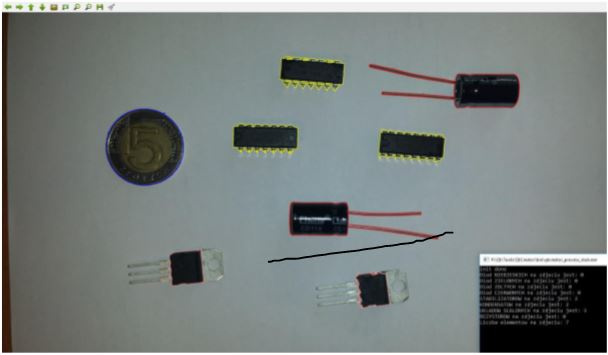
//> input picture 1.JPG, 608 x 355 px
$ ./main   (built with g++ and OpenCV 4)
//> lines starting //> are read from the running program, lines starting //| are printed output that depends on the picture; after the words box and inside, x2 and y2 are one past the last pixel; in counts of white or black regions, pixels touching at a corner belong together
#include <iostream>
#include <stdlib.h>
#include <stdio.h>
#include <string>
#include <vector>

#include <opencv2/opencv.hpp>
#include <opencv2/highgui/highgui.hpp>
#include <opencv2/imgproc/imgproc.hpp>

using namespace std;
using namespace cv;

bool Porownanie_konturow(vector<Point> kontur1, vector<Point> kontur2){
    double i = fabs(contourArea(Mat(kontur1)));
    double j = fabs(contourArea(Mat(kontur2)));
    return(i<j);
}

int main()
{
    //Wczytanie zdjecia
    string zmienna = "Zdjecia/1.jpg";

    Mat zdjecie;
    zdjecie = imread(zmienna);
//> zdjecie is the input picture: 355 rows x 608 cols, CV_8UC3; mean B, G, R 124.8, 126.5, 119.6

    //Utworzenie kopi zapasowej zdjecia
    Mat kopia_zapasowa;
    kopia_zapasowa = zdjecie.clone();

    //Utworzenie kopi na ktorej bede pracowal
    Mat robocze;
    robocze = zdjecie.clone();

    //Przejscie na skale szarosci
    cvtColor(robocze,robocze,CV_BGR2GRAY);

    //Progowanie adaptacyjne
    adaptiveThreshold(robocze,robocze,255,CV_ADAPTIVE_THRESH_GAUSSIAN_C,THRESH_BINARY,231,5);
//> robocze: 355 rows x 608 cols, CV_8UC1; 52.3% white; 68 black regions (50 under 20 px), largest, box (x1, y1, x2, y2) and area: (2, 11, 607, 353) 86026, (105, 108, 184, 186) 4803, (267, 201, 454, 263) 3080

    //konstrukcja kolowej maski do otwarcia morfologicznego
    Mat maska;
    maska = getStructuringElement(CV_SHAPE_ELLIPSE,Size(7,7));

    //Utworzenie kopi sprogowanego obrazu
    Mat robocze2;
    robocze2 = robocze.clone();

    //Otwarcie morfologiczne
    morphologyEx(robocze2,robocze2,MORPH_OPEN,maska);
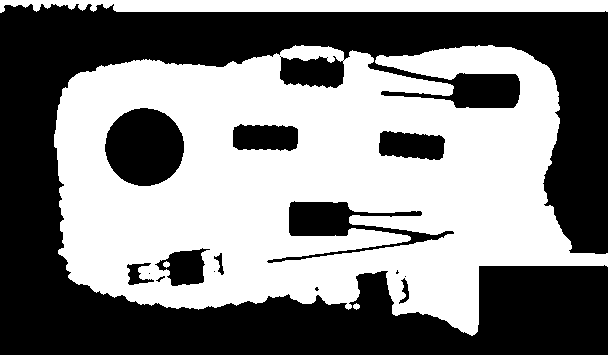
//> robocze2: 355 rows x 608 cols, CV_8UC1; 50.4% white; 15 black regions (5 under 20 px)

    // pomocnicze
    Mat pomocnicze;
    pomocnicze = robocze2.clone();

    //Znajdowanie konturow
    vector<vector<Point> > kontur;
    findContours(robocze2,kontur,CV_RETR_LIST,CV_CHAIN_APPROX_SIMPLE);
//> kontur = 22 contours, 8 with area under 20; largest, box (x1, y1, x2, y2) and area: (54, 45, 608, 336) 115406, (0, 0, 608, 13) 6096, (104, 107, 185, 187) 4926, (266, 200, 455, 264) 3614, (279, 55, 345, 89) 1723

    //Stworzenie licznikow i ich incjalizacja
    int licznik_konturow;
    int licznik_diod;
    int liczba_diod_zielonych, liczba_diod_czerwonych, liczba_diod_zoltych, liczba_diod_niebieskich;
    int liczba_rezystorow, liczba_uscalonych, liczba_stabilizatorow, liczba_kondensatorow;
    licznik_konturow=0;
    licznik_diod=0;

    liczba_diod_czerwonych=0;
    liczba_diod_niebieskich=0;
    liczba_diod_zielonych=0;
    liczba_diod_zoltych=0;

    liczba_rezystorow=0;
    liczba_stabilizatorow=0;
    liczba_uscalonych=0;
    liczba_kondensatorow=0;

    //Rysowanie wszystkich konturow ,niezbedne do stworzenia maski na potrzeby wykrycia kondesatorow
    for(int i=1; i<kontur.size(); i++){
        double powierzchnia_konturu = contourArea(kontur[i]);
        if(powierzchnia_konturu>300){
            //drawContours(zdjecie,kontur,i,Scalar(0,0,255),2,7);  // rysowanie wszystkich wykrytych konturow
            licznik_konturow++;
        }
    }
//> this loop made 21 passes
//> powierzchnia_konturu on passes 1 to 8: 16, 143, 2, 30, 2, 2, 11.5, 339
//> after the loop, licznik_konturow = 9

    //Sortowanie konturow
    sort(kontur.begin(),kontur.end(),Porownanie_konturow);
//> in Porownanie_konturow, `double i = fabs(contourArea(Mat(kontur1)));`: i = 16
//> in Porownanie_konturow, `double j = fabs(contourArea(Mat(kontur2)));`: j = 1324

    //tworzenie maski na podstawie konturow na obrazie do wykrywania kondesatorow
    Mat mask = Mat::zeros(pomocnicze.rows,pomocnicze.cols,CV_8UC1);
    for(int i=2;i<licznik_konturow+2;i++){
        drawContours( mask, kontur,kontur.size()-i, Scalar(255,0,0), CV_FILLED );
    }
//> this loop made 9 passes
//> mask: 355 rows x 608 cols, CV_8UC1; 10.7% white; 9 white regions, largest, box (x1, y1, x2, y2) and area: (0, 0, 608, 13) 6738, (104, 107, 185, 187) 5038, (266, 200, 455, 264) 4022
    //tworzenie kopi obrazu na ktory wklejam elementy, biale tlo
    Mat kopia(pomocnicze.rows,pomocnicze.cols,CV_8UC3);
    kopia.setTo(Scalar(255,255,255));

    //Wklejenie obrazu do kopi
    kopia_zapasowa.copyTo(kopia,mask);
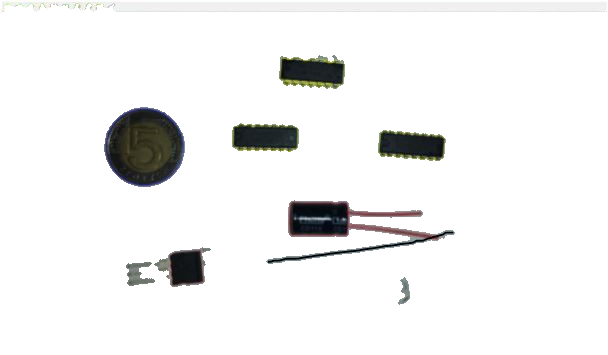
//> kopia: 355 rows x 608 cols, CV_8UC3; mean B, G, R 239.6, 240, 239.9

    //indeks konturu 5zl
    int indeks;
    indeks=0;

    //Analiza kontorow przy uzyciu wspolczynnika Malinowskiej znajdowanie 5zl, skali
    for(int i=0; i<kontur.size(); i++){
        double S = contourArea(kontur[i]);
        double L = arcLength(kontur[i], true);
        double M;
        M = L/(2*sqrt(M_PI*S))-1;
        if((S>100)&&(M<=0.25)&&(i!=kontur.size()-1)){
            indeks=i;
        }
    }
//> this loop made 22 passes
//> (S, L, M) on passes 1 to 8: (2, 5.66, 0.128), (2, 5.66, 0.128), (2, 5.66, 0.128), (2, 5.66, 0.128), (2, 5.66, 0.128), (2, 5.66, 0.128), (11.5, 13.9, 0.156), (16, 15.31, 0.08)

    //Za skale obieram pole 5zl
    double skala;
    skala = contourArea(kontur[indeks]);
//> skala = 4925.5

    //Rysowanie konturu 5zl
    drawContours(zdjecie,kontur,indeks,Scalar(255,0,0),2,7);
//> zdjecie: 355 rows x 608 cols, CV_8UC3; 0.4% of pixels changed, all inside (x1, y1, x2, y2) = (103, 106, 186, 188)

    for(int i=0; i<kontur.size(); i++){
        double S = contourArea(kontur[i]);
        double L = arcLength(kontur[i], true);
        double M;
        M = L/(2*sqrt(M_PI*S))-1;
        if((S>100)&&((M*1000)<=5500)&&(4000<=(M*1000)&&(90000<skala*10000/S)&&(skala*10000/S<1500000))){
            drawContours(zdjecie,kontur,i,Scalar(255,255,255),2,7);  //rezystory
            liczba_rezystorow++;
        }
        if((S>100)&&((M*1000)<=2200)&&(500<=(M*1000))&&(27000<skala*10000/S)&&(skala*10000/S<37000)){
            drawContours(zdjecie,kontur,i,Scalar(0,255,255),2,7); //uklady scalone
            liczba_uscalonych++;
        }
    }
//> after the loop, liczba_rezystorow = 0; liczba_uscalonych = 0

    //utworznie okna
    string nazwa_okna[] = {"Wyswietlacz1","Wyswielacz2","Wyswietlacz3"};
    namedWindow(nazwa_okna[0],CV_WINDOW_AUTOSIZE);


    //Zlczanie niebieskich diod
    Mat zdjecieHSV_diody_niebieskie;
    Mat diody_niebieskie,diody_niebieskie2;
    zdjecieHSV_diody_niebieskie=kopia_zapasowa.clone();
    cvtColor(kopia_zapasowa,zdjecieHSV_diody_niebieskie,COLOR_BGR2HSV);
//> zdjecieHSV_diody_niebieskie: 355 rows x 608 cols, CV_8UC3; mean H, S, V 72.7, 26.4, 128.7
    inRange(zdjecieHSV_diody_niebieskie,Scalar(83,80,25),Scalar(120,255,255),diody_niebieskie);
//> diody_niebieskie: 355 rows x 608 cols, CV_8UC1; 1% white; 126 white regions (101 under 20 px)

    vector<vector<Point> > kontury_diody_niebieskie;
    diody_niebieskie2 = diody_niebieskie.clone();
    findContours(diody_niebieskie,kontury_diody_niebieskie,CV_RETR_LIST,CV_CHAIN_APPROX_SIMPLE);
//> kontury_diody_niebieskie = 141 contours, 127 with area under 20; largest, box (x1, y1, x2, y2) and area: (294, 213, 346, 233) 338, (362, 277, 380, 303) 152, (129, 108, 176, 125) 102, (109, 159, 157, 186) 80, (175, 125, 184, 158) 55

    for(int i=1; i<kontury_diody_niebieskie.size(); i++){
        double S = contourArea(kontury_diody_niebieskie[i]);
        double L = arcLength(kontury_diody_niebieskie[i], true);
        double M;
        M = L/(2*sqrt(M_PI*S))-1;
        if((S>100)&&(70000<skala*10000/S)&&(skala*10000/S<150000)&&!(skala*10000/S<60000)&&((150<=(M*1000)&&((M*1000)<=2000)))){
            drawContours(zdjecie,kontury_diody_niebieskie,i,Scalar(150,150,255),2,7);
            liczba_diod_niebieskich++;
        }
    }
//> this loop made 140 passes
//> (S, L, M) on passes 1 to 8: (0, 2, inf), (1, 6.83, 0.926), (0, 0, nan), (0, 2, inf), (0.5, 5.41, 1.16), (0, 4, inf), (0, 0, nan), (0, 2, inf)
//> after the loop, liczba_diod_niebieskich = 0
    cout << "Diod NIEBIESKICH na zdjeciu jest: " << liczba_diod_niebieskich <<endl;
//| Diod NIEBIESKICH na zdjeciu jest: 0


    //Zlczanie zielonych diod
    Mat zdjecieHSV_diody_zielone;
    Mat diody_zielone,diody_zielone2;
    zdjecieHSV_diody_zielone=kopia_zapasowa.clone();
    cvtColor(kopia_zapasowa,zdjecieHSV_diody_zielone,COLOR_BGR2HSV);
    inRange(zdjecieHSV_diody_zielone,Scalar(50,90,55),Scalar(80,255,200),diody_zielone);
//> diody_zielone: 355 rows x 608 cols, CV_8UC1; every value is 0

    vector<vector<Point> > kontury_diody_zielone;
    diody_zielone2 = diody_zielone.clone();
    findContours(diody_zielone,kontury_diody_zielone,CV_RETR_LIST,CV_CHAIN_APPROX_SIMPLE);
//> kontury_diody_zielone = 0 contours

    for(int i=1; i<kontury_diody_zielone.size(); i++){
        double S = contourArea(kontury_diody_zielone[i]);
        double L = arcLength(kontury_diody_zielone[i], true);
        double M;
        M = L/(2*sqrt(M_PI*S))-1;
        if((S>100)&&(70000<skala*10000/S)&&(skala*10000/S<150000)&&!(skala*10000/S<60000)&&((150<=(M*1000)&&((M*1000)<=2000)))){
            drawContours(zdjecie,kontury_diody_zielone,i,Scalar(150,150,255),2,7);
            liczba_diod_zielonych++;
        }
    }
//> this loop made 0 passes
//> after the loop, liczba_diod_zielonych = 0
    cout << "Diod ZIELONYCH na zdjeciu jest: " << liczba_diod_zielonych <<endl;
//| Diod ZIELONYCH na zdjeciu jest: 0


    //Zlczanie ZOLTYCH diod
    Mat zdjecieHSV_diody_zolte;
    Mat diody_zolte,diody_zolte2;
    zdjecieHSV_diody_zolte=kopia_zapasowa.clone();
    cvtColor(kopia_zapasowa,zdjecieHSV_diody_zolte,COLOR_BGR2HSV);
    inRange(zdjecieHSV_diody_zolte,Scalar(20,130,85),Scalar(45,255,220),diody_zolte);
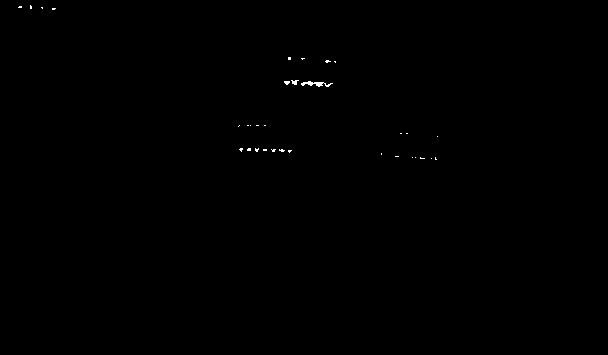
//> diody_zolte: 355 rows x 608 cols, CV_8UC1; 0.13% white in thin lines or dots, all inside (x1, y1, x2, y2) = (18, 5, 438, 160)

    vector<vector<Point> > kontury_diody_zolte;
    diody_zolte2 = diody_niebieskie.clone();
    findContours(diody_zolte,kontury_diody_zolte,CV_RETR_LIST,CV_CHAIN_APPROX_SIMPLE);
//> kontury_diody_zolte = 33 contours, 32 with area under 20; largest, box (x1, y1, x2, y2) and area: (301, 81, 333, 87) 55

    for(int i=1; i<kontury_diody_zolte.size(); i++){
        double S = contourArea(kontury_diody_zolte[i]);
        double L = arcLength(kontury_diody_zolte[i], true);
        double M;
        M = L/(2*sqrt(M_PI*S))-1;
        if((S>100)&&(70000<skala*10000/S)&&(skala*10000/S<150000)&&!(skala*10000/S<60000)&&((150<=(M*1000)&&((M*1000)<=2000)))){
            drawContours(zdjecie,kontury_diody_zolte,i,Scalar(150,150,255),2,7);
            liczba_diod_zoltych++;
        }
    }
//> this loop made 32 passes
//> (S, L, M) on passes 1 to 8: (0.5, 5.41, 1.16), (0.5, 9.41, 2.76), (0, 0, nan), (0, 0, nan), (0, 6, inf), (0, 2, inf), (3.5, 8.24, 0.243), (5.5, 13.07, 0.572)
//> after the loop, liczba_diod_zoltych = 0
    cout << "Diod ZOLTYCH na zdjeciu jest: " << liczba_diod_zoltych <<endl;
//| Diod ZOLTYCH na zdjeciu jest: 0


    //Zlczanie CZERWONYCH diod
    Mat zdjecieHSV_diody_czerwone;
    Mat diody_czerwone,diody_czerwone2;
    zdjecieHSV_diody_czerwone=kopia_zapasowa.clone();
    cvtColor(kopia_zapasowa,zdjecieHSV_diody_czerwone,COLOR_BGR2HSV);
    inRange(zdjecieHSV_diody_czerwone,Scalar(10,5,10),Scalar(150,255,190),diody_czerwone);
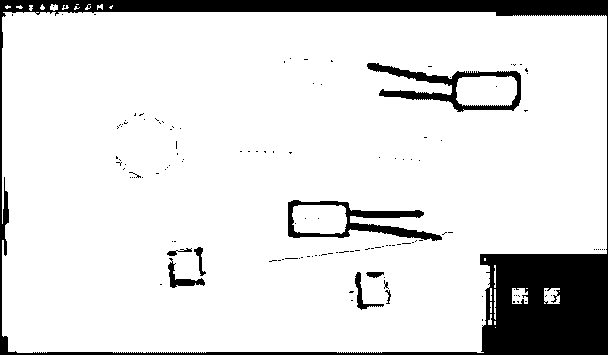
//> diody_czerwone: 355 rows x 608 cols, CV_8UC1; 87.4% white; 133 black regions (123 under 20 px)

    vector<vector<Point> > kontury_diody_czerwone;
    diody_czerwone2 = diody_czerwone.clone();
    findContours(diody_czerwone,kontury_diody_czerwone,CV_RETR_LIST,CV_CHAIN_APPROX_SIMPLE);
//> kontury_diody_czerwone = 199 contours, 180 with area under 20; largest, box (x1, y1, x2, y2) and area: (2, 12, 607, 353) 192002, (366, 62, 522, 113) 3970, (287, 199, 443, 242) 3607, (456, 76, 517, 106) 1590, (292, 205, 347, 234) 1396

    for(int i=1; i<kontury_diody_czerwone.size(); i++){
        double S = contourArea(kontury_diody_czerwone[i]);
        double L = arcLength(kontury_diody_czerwone[i], true);
        double M;
        M = L/(2*sqrt(M_PI*S))-1;
        if((S>100)&&(70000<skala*10000/S)&&(skala*10000/S<150000)&&!(skala*10000/S<60000)&&((150<=(M*1000)&&((M*1000)<=1500)))){
            drawContours(zdjecie,kontury_diody_czerwone,i,Scalar(150,150,255),2,7);
            liczba_diod_czerwonych++;
        }
    }
//> this loop made 198 passes
//> (S, L, M, liczba_diod_czerwonych) on pass 42: (372.5, 139.2, 1.03, 1)
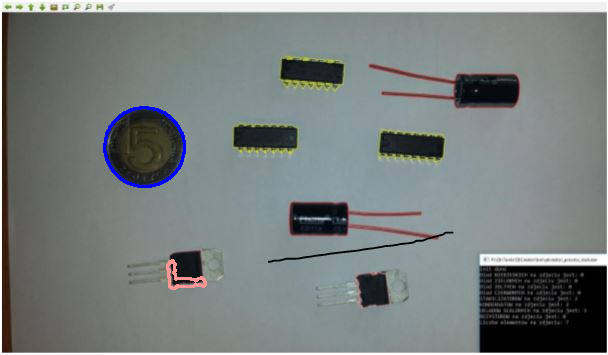
//> zdjecie: 355 rows x 608 cols, CV_8UC3; mean B, G, R 125.4, 126.2, 119.6
//> after the loop, liczba_diod_czerwonych = 1
    cout << "Diod CZERWONYCH na zdjeciu jest: " << liczba_diod_czerwonych <<endl;
//| Diod CZERWONYCH na zdjeciu jest: 1

    //zliczanie stabilizatorow
    Mat zdjecieHSV_stabilizator;
    Mat stabilizator,stabilizator2;
    zdjecieHSV_stabilizator=kopia_zapasowa.clone();
    cvtColor(kopia_zapasowa,zdjecieHSV_stabilizator,COLOR_BGR2HSV);
    inRange(zdjecieHSV_stabilizator,Scalar(0,0,50),Scalar(255,85,255),stabilizator);
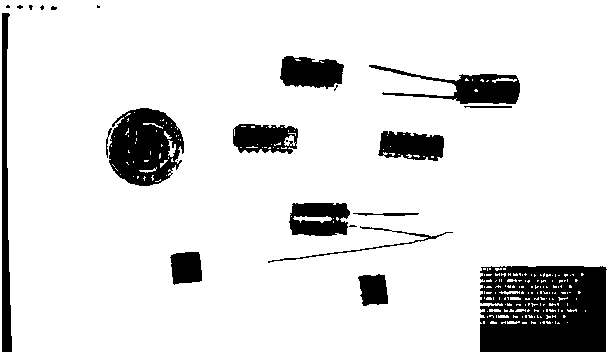
//> stabilizator: 355 rows x 608 cols, CV_8UC1; 87.6% white; 24 black regions (10 under 20 px)

    vector<vector<Point> > kontury_stabilizator;
    stabilizator2 = stabilizator.clone();
    findContours(stabilizator,kontury_stabilizator,CV_RETR_LIST,CV_CHAIN_APPROX_SIMPLE);
//> kontury_stabilizator = 261 contours, 235 with area under 20; largest, box (x1, y1, x2, y2) and area: (0, 0, 608, 355) 214878, (479, 265, 608, 353) 10886, (108, 107, 185, 187) 4682, (1, 12, 13, 353) 2522, (368, 64, 521, 105) 2478

    for(int i=1; i<kontury_stabilizator.size(); i++){
        double S = contourArea(kontury_stabilizator[i]);
        double L = arcLength(kontury_stabilizator[i], true);
        double M;
        M = L/(2*sqrt(M_PI*S))-1;
        if((S>100)&&((M*1000)<=2300)&&(300<=(M*1000)&&(40000<skala*10000/S)&&(skala*10000/S<80000))){
            drawContours(zdjecie,kontury_stabilizator,i,Scalar(150,150,255),2,7);  //stabilizator
            liczba_stabilizatorow++;
        }
    }
//> this loop made 260 passes
//> (S, L, M) on passes 1 to 3: (1, 4.83, 0.362), (0, 0, nan), (0, 2, inf)
    cout << "STABILIZATOROW na zdjeciu jest: " << liczba_stabilizatorow << endl;
//| STABILIZATOROW na zdjeciu jest: 0
    //pyrDown(stabilizator2,stabilizator2);
    //imshow("czerowne",stabilizator2);


    //Zlczanie kondensatorow
    Mat zdjecieHSV_kondesatory;
    Mat kondensatory,kondesatory2;
    zdjecieHSV_kondesatory=kopia.clone();
    cvtColor(kopia,zdjecieHSV_kondesatory,COLOR_BGR2HSV);
//> zdjecieHSV_kondesatory: 355 rows x 608 cols, CV_8UC3; mean H, S, V 8.1, 6.1, 240.6
    inRange(zdjecieHSV_kondesatory,Scalar(0,0,90),Scalar(100,10,255),kondensatory);
//> kondensatory: 355 rows x 608 cols, CV_8UC1; 91.6% white; 24 black regions (10 under 20 px), largest, box (x1, y1, x2, y2) and area: (104, 107, 185, 187) 5037, (266, 200, 455, 264) 4007, (279, 55, 345, 89) 1815

    vector<vector<Point> > kontury_kondensatory;
    kondesatory2 = kondensatory.clone();
    findContours(kondensatory,kontury_kondensatory,CV_RETR_LIST,CV_CHAIN_APPROX_SIMPLE);

    for(int i=1; i<kontury_kondensatory.size(); i++){
        double S = contourArea(kontury_kondensatory[i]);
        double L = arcLength(kontury_kondensatory[i], true);
        double M;
        M = L/(2*sqrt(M_PI*S))-1;
        if((S>100)&&((M*1000)<=3000)&&(1000<=(M*1000))&&(5000<skala*10000/S)&&(skala*10000/S<21000)){
            drawContours(zdjecie,kontury_kondensatory,i,Scalar(0,0,255),2,7);
            liczba_kondensatorow++;
        }
    }
//> this loop made 35 passes
//> zdjecie: 355 rows x 608 cols, CV_8UC3; 1.25% of pixels changed, all inside (x1, y1, x2, y2) = (264, 198, 457, 266)
    //pyrDown(kondesatory2,kondesatory2);
    //imshow("kondesatory",kondesatory2);

    cout << "KONDENSATOW na zdjeciu jest: " << liczba_kondensatorow <<endl;
//| KONDENSATOW na zdjeciu jest: 1
    cout << "UKLADOW SCALONYCH na zdjeciu jest: " << liczba_uscalonych <<endl;
//| UKLADOW SCALONYCH na zdjeciu jest: 0
    cout << "REZYSTOROW na zdjeciu jest: " << liczba_rezystorow <<endl;
//| REZYSTOROW na zdjeciu jest: 0

    //zmiana polozenia okna
    moveWindow(nazwa_okna[0],10,10);

    //Dwukrotne zmniejszenie
    pyrDown(zdjecie,zdjecie);
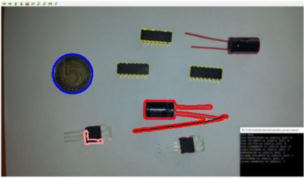
//> zdjecie: 178 rows x 304 cols, CV_8UC3; mean B, G, R 123.8, 124.7, 121.2
    //pyrDown(zdjecie,zdjecie);

    //Wyswietlenie wyniku
    imshow(nazwa_okna[0],zdjecie);

    int liczba_konturow;
    liczba_konturow=0;
    liczba_konturow=liczba_diod_czerwonych+liczba_diod_niebieskich+liczba_diod_zielonych+liczba_diod_zoltych+liczba_kondensatorow+liczba_uscalonych+liczba_rezystorow+liczba_stabilizatorow;
    cout << "Liczba elementow na zdjeciu: " << liczba_konturow << endl;
//| Liczba elementow na zdjeciu: 2

    //Czekanie na klawisz
    waitKey(0);
    cout <<endl;

    return 0;
}

$ run again, with 2.JPG copied over 1.JPG
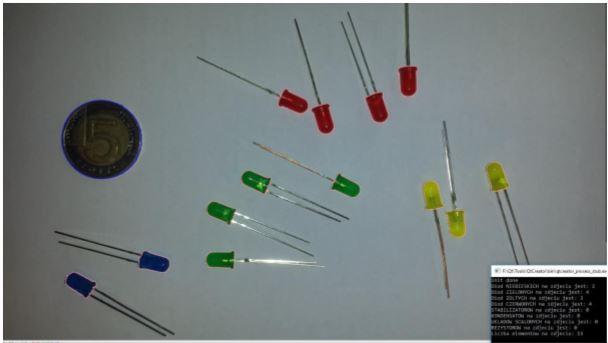
//> input picture 2.JPG, 608 x 343 px
//> zdjecie is the input picture: 343 rows x 608 cols, CV_8UC3; mean B, G, R 123.7, 124, 116.4
//> `morphologyEx(robocze2,robocze2,MORPH_OPEN,maska);`:
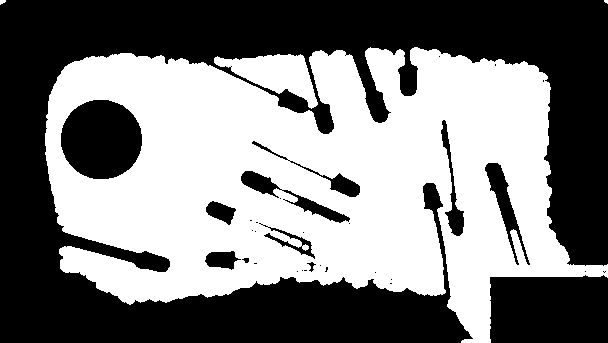
//> robocze2: 343 rows x 608 cols, CV_8UC1; 49% white; 4 white regions (1 under 20 px)
//> kontur = 46 contours, 32 with area under 20; largest, box (x1, y1, x2, y2) and area: (45, 47, 608, 343) 108359, (60, 99, 143, 180) 5190, (214, 54, 318, 109) 2564, (484, 162, 531, 266) 1312, (440, 119, 465, 237) 838
//> the loop `for(int i=1; i<kontur.size(); i++)` made 45 passes
//> powierzchnia_konturu on passes 1 to 8: 2, 2, 2, 2, 2, 2, 2, 6
//> after the loop `for(int i=1; i<kontur.size(); i++)`: licznik_konturow = 11
//> in Porownanie_konturow, `double i = fabs(contourArea(Mat(kontur1)));`: i = 2
//> j = 4
//> the loop `for(int i=2;i<licznik_konturow+2;i++)` made 11 passes
//> the loop `for(int i=0; i<kontur.size(); i++)` made 46 passes
//> (S, L, M) on passes 1 to 8: (2, 5.66, 0.128), (2, 5.66, 0.128), (2, 5.66, 0.128), (2, 5.66, 0.128), (2, 5.66, 0.128), (2, 5.66, 0.128), (2, 5.66, 0.128), (2, 5.66, 0.128)
//> skala = 5190
//> after the loop `for(int i=0; i<kontur.size(); i++)`: liczba_rezystorow = 0
//> zdjecieHSV_diody_niebieskie: 343 rows x 608 cols, CV_8UC3; mean H, S, V 79.5, 26.4, 126.9
//> diody_niebieskie: 343 rows x 608 cols, CV_8UC1; 0.59% white; 33 white regions (25 under 20 px)
//> kontury_diody_niebieskie = 38 contours, 31 with area under 20; largest, box (x1, y1, x2, y2) and area: (139, 252, 169, 272) 372, (68, 275, 92, 294) 266, (96, 101, 142, 147) 128, (93, 169, 126, 179) 62, (61, 121, 68, 145) 36, (130, 148, 141, 164) 33, (74, 101, 91, 112) 21
//> the loop `for(int i=1; i<kontury_diody_niebieskie.size(); i++)` made 37 passes
//> (S, L, M, liczba_diod_niebieskich) on pass 13: (371.5, 82.53, 0.208, 1)
//> after the loop `for(int i=1; i<kontury_diody_niebieskie.size(); i++)`: liczba_diod_niebieskich = 1
//| Diod NIEBIESKICH na zdjeciu jest: 1
//> diody_zielone: 343 rows x 608 cols, CV_8UC1; 0.67% white; 4 white regions
//> kontury_diody_zielone = 6 contours, 2 with area under 20; largest, box (x1, y1, x2, y2) and area: (207, 252, 234, 268) 320, (242, 171, 270, 192) 318, (208, 202, 234, 222) 315, (332, 176, 360, 197) 314
//> the loop `for(int i=1; i<kontury_diody_zielone.size(); i++)` made 5 passes
//> (S, L, M) on passes 1 to 5: (319.5, 80.38, 0.269), (315, 75.11, 0.194), (4, 7.66, 0.08), (314.5, 78.18, 0.244), (317.5, 78.18, 0.238)
//> after the loop `for(int i=1; i<kontury_diody_zielone.size(); i++)`: liczba_diod_zielonych = 0
//| Diod ZIELONYCH na zdjeciu jest: 0
//> diody_zolte: 343 rows x 608 cols, CV_8UC1; 0.54% white; 3 white regions
//> kontury_diody_zolte = 3 contours; box (x1, y1, x2, y2) and area: (487, 163, 508, 191) 346, (448, 211, 465, 237) 339, (423, 182, 442, 209) 331
//> the loop `for(int i=1; i<kontury_diody_zolte.size(); i++)` made 2 passes
//> (S, L, M) on passes 1 to 2: (331, 78.28, 0.214), (346, 78.77, 0.195)
//> after the loop `for(int i=1; i<kontury_diody_zolte.size(); i++)`: liczba_diod_zoltych = 0
//| Diod ZOLTYCH na zdjeciu jest: 0
//> diody_czerwone: 343 rows x 608 cols, CV_8UC1; 91% white; 151 black regions (134 under 20 px)
//> kontury_diody_czerwone = 250 contours, 221 with area under 20; largest, box (x1, y1, x2, y2) and area: (3, 3, 607, 343) 192506, (275, 86, 337, 137) 1418, (591, 159, 606, 225) 907, (395, 63, 421, 100) 772, (362, 88, 391, 126) 716
//> the loop `for(int i=1; i<kontury_diody_czerwone.size(); i++)` made 249 passes
//> (S, L, M, i, liczba_diod_czerwonych) on pass 242: (716.5, 110, 0.159, 242, 2)
//> after the loop `for(int i=1; i<kontury_diody_czerwone.size(); i++)`: liczba_diod_czerwonych = 2
//| Diod CZERWONYCH na zdjeciu jest: 2
//> stabilizator: 343 rows x 608 cols, CV_8UC1; 92% white; 60 black regions (40 under 20 px)
//> kontury_stabilizator = 271 contours, 247 with area under 20; largest, box (x1, y1, x2, y2) and area: (0, 0, 608, 343) 200056, (60, 99, 143, 180) 5169, (485, 161, 510, 193) 496, (398, 65, 418, 97) 486, (365, 92, 389, 123) 484
//> the loop `for(int i=1; i<kontury_stabilizator.size(); i++)` made 270 passes
//> (S, L, M) on passes 1 to 3: (2, 5.66, 0.128), (1, 4, 0.128), (0, 2, inf)
//| STABILIZATOROW na zdjeciu jest: 0
//> zdjecieHSV_kondesatory: 343 rows x 608 cols, CV_8UC3; mean H, S, V 4.8, 5.3, 244.2
//> kondensatory: 343 rows x 608 cols, CV_8UC1; 93.3% white; 13 black regions (2 under 20 px), largest, box (x1, y1, x2, y2) and area: (60, 99, 143, 180) 5306, (214, 54, 318, 109) 2679, (240, 170, 351, 224) 1395
//> the loop `for(int i=1; i<kontury_kondensatory.size(); i++)` made 24 passes
//| KONDENSATOW na zdjeciu jest: 0
//| UKLADOW SCALONYCH na zdjeciu jest: 0
//| REZYSTOROW na zdjeciu jest: 0
//> `pyrDown(zdjecie,zdjecie);`:
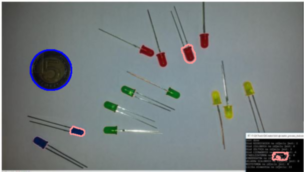
//> zdjecie: 172 rows x 304 cols, CV_8UC3; mean B, G, R 124.8, 124.3, 117.2
//| Liczba elementow na zdjeciu: 3
